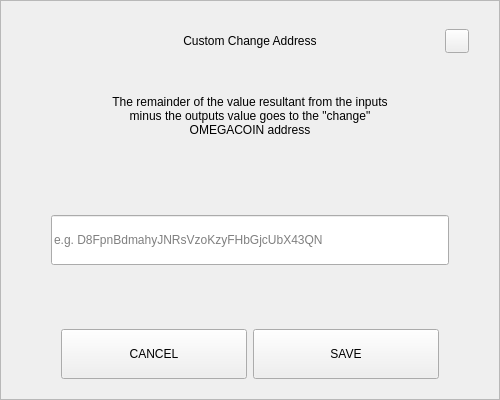
<?xml version="1.0" encoding="UTF-8"?>
<ui version="4.0">
 <class>SendChangeAddressDialog</class>
 <widget class="QDialog" name="SendChangeAddressDialog">
  <property name="geometry">
   <rect>
    <x>0</x>
    <y>0</y>
    <width>500</width>
    <height>400</height>
   </rect>
  </property>
  <property name="windowTitle">
   <string>Dialog</string>
  </property>
  <layout class="QVBoxLayout" name="verticalLayout">
   <property name="spacing">
    <number>0</number>
   </property>
   <property name="leftMargin">
    <number>0</number>
   </property>
   <property name="topMargin">
    <number>0</number>
   </property>
   <property name="rightMargin">
    <number>0</number>
   </property>
   <property name="bottomMargin">
    <number>0</number>
   </property>
   <item>
    <widget class="QFrame" name="frame">
     <property name="styleSheet">
      <string notr="true"/>
     </property>
     <property name="frameShape">
      <enum>QFrame::StyledPanel</enum>
     </property>
     <property name="frameShadow">
      <enum>QFrame::Raised</enum>
     </property>
     <layout class="QVBoxLayout" name="verticalLayout_2" stretch="0,0,0,0,0,0,0">
      <property name="spacing">
       <number>0</number>
      </property>
      <property name="leftMargin">
       <number>30</number>
      </property>
      <property name="topMargin">
       <number>20</number>
      </property>
      <property name="rightMargin">
       <number>30</number>
      </property>
      <property name="bottomMargin">
       <number>20</number>
      </property>
      <item>
       <layout class="QHBoxLayout" name="horizontalLayout_3">
        <property name="spacing">
         <number>0</number>
        </property>
        <item>
         <spacer name="horizontalSpacer_2">
          <property name="orientation">
           <enum>Qt::Horizontal</enum>
          </property>
          <property name="sizeHint" stdset="0">
           <size>
            <width>40</width>
            <height>20</height>
           </size>
          </property>
         </spacer>
        </item>
        <item>
         <widget class="QLabel" name="labelTitle">
          <property name="minimumSize">
           <size>
            <width>0</width>
            <height>40</height>
           </size>
          </property>
          <property name="maximumSize">
           <size>
            <width>16777215</width>
            <height>40</height>
           </size>
          </property>
          <property name="styleSheet">
           <string notr="true">padding-left:24px;</string>
          </property>
          <property name="text">
           <string>Custom Change Address</string>
          </property>
          <property name="alignment">
           <set>Qt::AlignCenter</set>
          </property>
          <property name="margin">
           <number>7</number>
          </property>
         </widget>
        </item>
        <item>
         <spacer name="horizontalSpacer">
          <property name="orientation">
           <enum>Qt::Horizontal</enum>
          </property>
          <property name="sizeHint" stdset="0">
           <size>
            <width>40</width>
            <height>20</height>
           </size>
          </property>
         </spacer>
        </item>
        <item>
         <widget class="QPushButton" name="btnEsc">
          <property name="minimumSize">
           <size>
            <width>24</width>
            <height>24</height>
           </size>
          </property>
          <property name="maximumSize">
           <size>
            <width>24</width>
            <height>24</height>
           </size>
          </property>
          <property name="focusPolicy">
           <enum>Qt::NoFocus</enum>
          </property>
          <property name="text">
           <string/>
          </property>
         </widget>
        </item>
       </layout>
      </item>
      <item>
       <spacer name="verticalSpacer_2">
        <property name="orientation">
         <enum>Qt::Vertical</enum>
        </property>
        <property name="sizeType">
         <enum>QSizePolicy::Fixed</enum>
        </property>
        <property name="sizeHint" stdset="0">
         <size>
          <width>20</width>
          <height>20</height>
         </size>
        </property>
       </spacer>
      </item>
      <item alignment="Qt::AlignHCenter">
       <widget class="QLabel" name="labelMessage">
        <property name="minimumSize">
         <size>
          <width>0</width>
          <height>70</height>
         </size>
        </property>
        <property name="text">
         <string>The remainder of the value resultant from the inputs minus the outputs value goes to the &quot;change&quot; OMEGACOIN address</string>
        </property>
        <property name="alignment">
         <set>Qt::AlignCenter</set>
        </property>
        <property name="wordWrap">
         <bool>true</bool>
        </property>
       </widget>
      </item>
      <item>
       <spacer name="verticalSpacer_3">
        <property name="orientation">
         <enum>Qt::Vertical</enum>
        </property>
        <property name="sizeHint" stdset="0">
         <size>
          <width>20</width>
          <height>40</height>
         </size>
        </property>
       </spacer>
      </item>
      <item>
       <layout class="QHBoxLayout" name="horizontalLayout_2">
        <property name="spacing">
         <number>0</number>
        </property>
        <property name="leftMargin">
         <number>20</number>
        </property>
        <property name="rightMargin">
         <number>20</number>
        </property>
        <item>
         <widget class="QLineEdit" name="lineEditAddress">
          <property name="minimumSize">
           <size>
            <width>0</width>
            <height>50</height>
           </size>
          </property>
          <property name="placeholderText">
           <string notr="true">e.g. D8FpnBdmahyJNRsVzoKzyFHbGjcUbX43QN</string>
          </property>
         </widget>
        </item>
       </layout>
      </item>
      <item>
       <spacer name="verticalSpacer">
        <property name="orientation">
         <enum>Qt::Vertical</enum>
        </property>
        <property name="sizeHint" stdset="0">
         <size>
          <width>20</width>
          <height>40</height>
         </size>
        </property>
       </spacer>
      </item>
      <item>
       <layout class="QHBoxLayout" name="horizontalLayout" stretch="2,2">
        <property name="spacing">
         <number>6</number>
        </property>
        <property name="leftMargin">
         <number>30</number>
        </property>
        <property name="rightMargin">
         <number>30</number>
        </property>
        <item>
         <widget class="QPushButton" name="btnCancel">
          <property name="minimumSize">
           <size>
            <width>180</width>
            <height>50</height>
           </size>
          </property>
          <property name="focusPolicy">
           <enum>Qt::NoFocus</enum>
          </property>
          <property name="text">
           <string>CANCEL</string>
          </property>
         </widget>
        </item>
        <item>
         <widget class="QPushButton" name="btnSave">
          <property name="minimumSize">
           <size>
            <width>180</width>
            <height>50</height>
           </size>
          </property>
          <property name="focusPolicy">
           <enum>Qt::NoFocus</enum>
          </property>
          <property name="text">
           <string>SAVE</string>
          </property>
         </widget>
        </item>
       </layout>
      </item>
     </layout>
    </widget>
   </item>
  </layout>
 </widget>
 <resources/>
 <connections/>
</ui>
